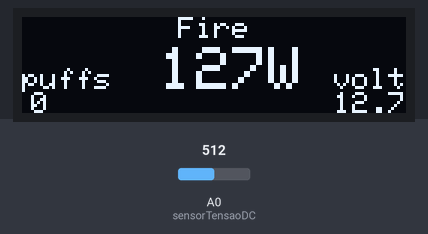
Bench run of a sketch on a simulated Arduino Uno, built with avr-gcc and run on an emulated ATmega328P. Parts: 128×32 one-colour display. The test bench sets the inputs (shaded band); at power-on: A0 (sensorTensaoDC) = 512.

Above: at 5.3 s.

The sketch:

vap1.0.ino
```cpp
#include <SPI.h>
#include <Wire.h>
#include <Adafruit_GFX.h>
#include <Adafruit_SSD1306.h>
#define SCREEN_WIDTH 128
#define SCREEN_HEIGHT 32
#define OLED_RESET 4
#define PAUSE 1000
Adafruit_SSD1306 display(SCREEN_WIDTH, SCREEN_HEIGHT, &Wire, OLED_RESET);

int var;
int var_puffs;
int button_fire;
int ampere = 10;

#define sensorTensaoDC  A0
float valorTensaoDC;  // variavel para receber o valor lido do sensor
int amostragem = 1000; // varivel para der uma media de calculos
float mediaTotalTensaoDC = 0; // variavel para soma das medias
float Valor_Tensao = 0; //variavel para recerber o valor final de Volts
float voltsporUnidade = 0.004887586;
float R1 = 29600.0; // Medir o resitor com o multimetro na escala 200k de omegas do lado negativo
float R2 = 7200.0;

void setup() {
   display.begin(SSD1306_SWITCHCAPVCC, 0x3C);//I2C
   display.fillScreen(BLACK);
   display.clearDisplay();

}

void loop() {
  display.setTextColor(WHITE);
  display.setTextSize(1);

  mediaTotalTensaoDC = 0; //zera o valor medio para não dar erro de calculo
    for (int i = 0; i < amostragem ; i++) {// repete por 1000 vezes para der uma precisão melhor
        valorTensaoDC = analogRead(sensorTensaoDC);
        valorTensaoDC = (valorTensaoDC * voltsporUnidade); //calcula o valor com base na resolução do ADC
        mediaTotalTensaoDC = mediaTotalTensaoDC + (valorTensaoDC / (R2 / (R1 + R2))); //faz o calculo matematico
        Valor_Tensao = mediaTotalTensaoDC / amostragem;//Media final
    }

  int var = (Valor_Tensao * ampere);

  if(button_fire = 1){
    var_puffs = var_puffs + 1;
    delay(5000);

  }

  display.setCursor(52,0);
  display.print("Fire");

  display.setTextSize(2);
  display.setCursor(46.5,10);
  display.print(var);
  display.print("W");

  display.setTextSize(1);
  display.setCursor(0,17);
  display.print("puffs");
  var_puffs = 0;
  display.setCursor(3,25);
  display.print(var_puffs);//var_puffs

  display.setCursor(104,17);
  display.print("volt");
  display.setCursor(104,25);
  display.print(Valor_Tensao);
  display.display();

  delay(100);
  display.clearDisplay();

}

//7 linhas -> texto
//0 - (12,25); 10 - (9,25); 100 - (6,25); 1000 - (3,25);
//Link shapes -> https://randomnerdtutorials.com/guide-for-oled-display-with-arduino/

//no battery < 2.5v
//charger < 3.5v
//fire >= 3.5v
//completo >= 4.0v
```
